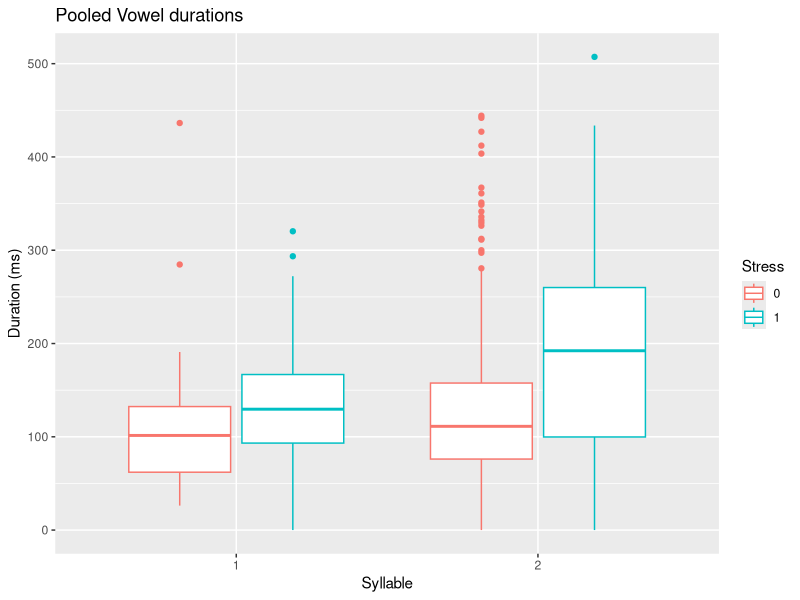
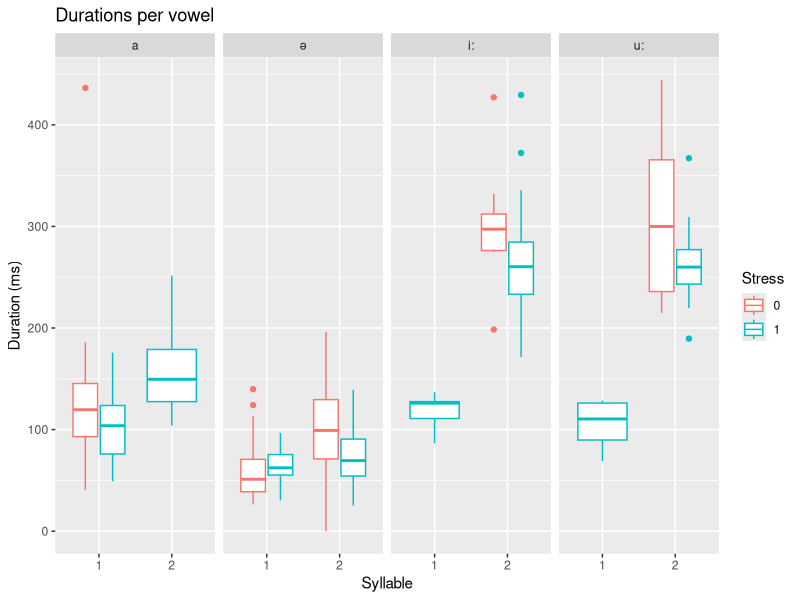

Reproduce these figures in R, in order.
## ---- chunk 1
knitr::opts_chunk$set(echo = FALSE)
## ---- chunk 2
library(tidyverse)
m3_dur_norm <- read.csv("./data/M3dur_norm.csv")
head(m3_dur_norm)
## ---- chunk 3
m3_dur_norm %>%
  ggplot(., aes(x = as.factor(syllable), y = dur_norm, color = as.factor(stress))) +
  geom_boxplot() + 
  labs(x = "Syllable", y = "Duration (ms)", color = "Stress", title = "Pooled Vowel durations")
## ---- chunk 4
m3_dur_a <- m3_dur_norm %>%
  filter(., vowel %in% c('a', 'ə', 'i:', 'u:')) #filter both [a] and [ə]. code all [aː] as [a:]. not reading IPA length symbol, so just use colon
m3_dur_a %>%
  ggplot(., aes(x = as.factor(syllable), y = dur_norm, color = as.factor(stress))) +
  geom_boxplot() + 
  facet_grid(~ vowel) +
  labs(x = "Syllable", y = "Duration (ms)", color = "Stress", title = "Durations per vowel") 
